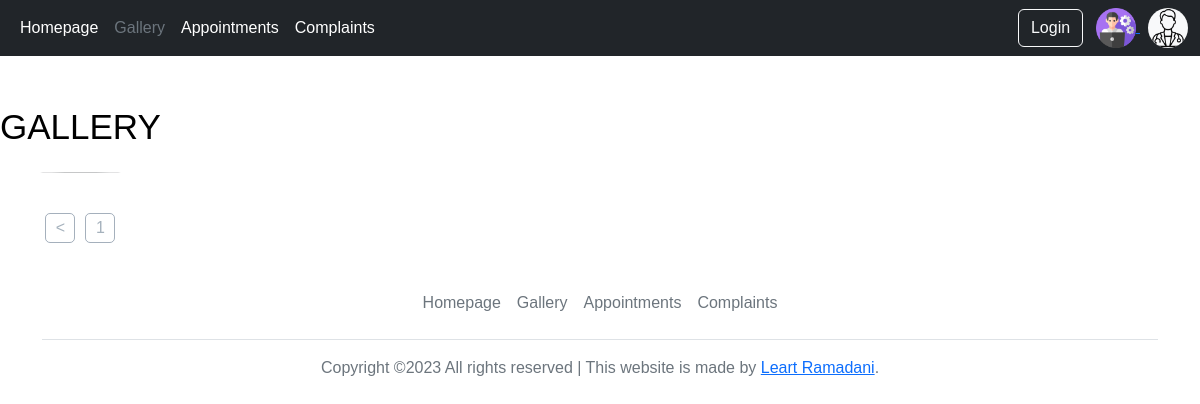
Before: /galeria.php?page=2 with the older database file.
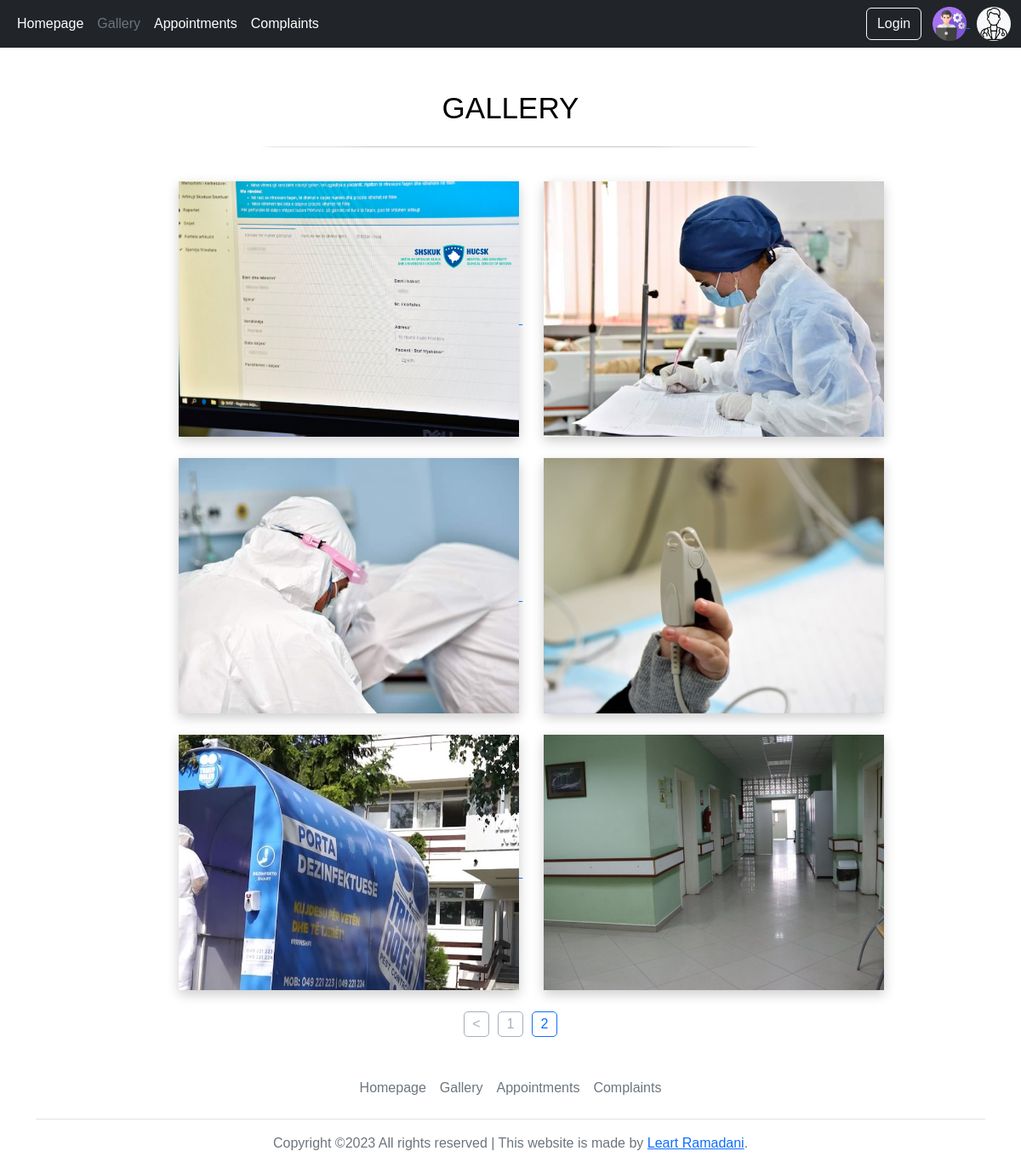
After: the same page with the newer database file.
### tables this page shows
CREATE TABLE `galeria` (
  `id` int(11) NOT NULL,
  `foto_src` varchar(200) NOT NULL
);

### galeria.php (the view, shortened to what this page needs)
<?php include('config.php'); ?>
<!DOCTYPE html>
<html lang="en">
<head>
    <link rel="stylesheet" href="./css/main.css">
    <link rel="stylesheet" href="./css/responsive.css">
    <link href="https://cdn.jsdelivr.net/npm/bootstrap@5.2.0-beta1/dist/css/bootstrap.min.css" rel="stylesheet">
    <link rel="stylesheet" href="../bootstrap-5.1.3-examples/sidebars/sidebars.css">
    <link rel="stylesheet" href="https://cdn.jsdelivr.net/npm/swiper/swiper-bundle.min.css" />
    <link rel='stylesheet' type='text/css' media='screen' href='./css/lightbox.min.css'>
</head>
<body>
    <nav class="navbar navbar-expand-md navbar-dark bg-dark" aria-label="Fourth navbar example">
        <div class="container-fluid">
            <div class="collapse navbar-collapse" id="navbarsExample04">
                <ul class="navbar-nav me-auto mb-2 mb-md-0">
                    <li class="nav-item">
                        <a href="index.php" class="nav-link active text-white" aria-current="page">Homepage</a>
                    </li>
                    <li class="nav-item">
                        <a href="galeria.php" class="nav-link text-secondary">Gallery</a>
                    </li>
                    <li class="nav-item">
                        <a href="./patientSide/rezervoTermin.php" class="nav-link  text-white">Appointments</a>
                    </li>
                    <li class="nav-item">
                        <a href="./patientSide/ankesat.php" class="nav-link text-white">Complaints</a>
                    </li>
                </ul>
            </div>
            <div class="loginBtn">
                <?php if (!isset($_SESSION['emri']) && !isset($_SESSION['mbiemri'])) { ?>
                    <a href="./patientSide/login.php"><button type="button" class="btn btn-outline-light me-2">Login</button></a>
                <?php } else { ?>
                    <a href="./patientSide/logout.php"><button type="button" class="btn btn-outline-warning me-2">Log out</button></a>
                <?php } ?>
                <a href="./admin/login.php">
                    <img src="./photos/admin-64px.png" alt="Admin" width="40px" title="Admin Side">
                </a>
                <a href="./doctorSide/login.php">
                    <img class="bg-light rounded-pill ms-2" src="./photos/doctor-64px.png" alt="Doctor Side" width="40px" title="Doctor Side">
                </a>
            </div>
        </div>
    </nav>
    <main>
        <?php
        $sql = "SELECT COUNT(*) as total FROM galeria";
        $prep = $con->prepare($sql);
        $prep->execute();
        $data = $prep->fetch();
        $totalImages = $data['total'];
        $totalPages = ceil($totalImages / 6);
        $currentPage = isset($_GET['page']) ? $_GET['page'] : 1;
        $startIndex = ($currentPage - 1) * 6;
        $query = "SELECT * FROM galeria LIMIT :startIndex, 6";
        $stmt = $con->prepare($query);
        $stmt->bindValue(':startIndex', $startIndex, PDO::PARAM_INT);
        $stmt->execute();
        $images = $stmt->fetchAll(PDO::FETCH_ASSOC);
        ?>
        <article id="doctors_art">
            <h1>Gallery</h1>
            <hr>
            <section id="gallery">
                <?php foreach ($images as $image) : ?>
                    <a href="./admin/uploads_gallery/<?= $image['foto_src'] ?>" data-lightbox="mygallery">
                        <img src="./admin/uploads_gallery/<?= $image['foto_src'] ?>">
                    </a>
                <?php endforeach; ?>
            </section>
            <div class="imagePagination">
                <?php
                $maxVisibleLinks = 5;
                $startPage = max(1, $currentPage - floor($maxVisibleLinks / 2));
                $endPage = min($startPage + $maxVisibleLinks - 1, $totalPages);
                if ($currentPage > 1) {
                    $previousPage = $currentPage - 1;
                    echo '<a href="?page=' . $previousPage . '" class="paginationLink"><</a>';
                }
                for ($i = $startPage; $i <= $endPage; $i++) {
                    $activePage = ($i == $currentPage) ? 'activePage' : '';
                    echo '<a class="paginationLink ' . $activePage . '" href="?page=' . $i . '">' . $i . '</a> ';
                }
                ?>
            </div>
    </main>
</body>
<div class="container">
    <footer class="py-3 my-4">
        <ul class="nav justify-content-center border-bottom pb-3 mb-3">
            <li class="nav-item"><a href="index.php" class="nav-link px-2 text-muted">Homepage</a></li>
            <li class="nav-item"><a href="galeria.php" class="nav-link px-2 text-muted">Gallery</a></li>
            <li class="nav-item"><a href="./patientSide/rezervoTermin.php" class="nav-link px-2 text-muted">Appointments</a></li>
            <li class="nav-item"><a href="./patientSide/ankesat.php" class="nav-link px-2 text-muted">Complaints</a></li>
        </ul>
        <p class="text-center text-muted"> Copyright ©2023 All rights reserved | This website is made by <a href="https://www.linkedin.com/in/leart-ramadani-47981125a?lipi=urn%3Ali%3Apage%3Ad_flagship3_profile_view_base_contact_details%3BVVrswlowTROepZqoqZDZkw%3D%3D">Leart Ramadani</a>.</p>
    </footer>
</div>
</html>

### css/main.css (style rules this page uses)
:root { --primary: #0D6EFD; --background: #081C15; --secondary: #40916C; --border: #74c69d; --focus: #95d5b2; --font-family: 'Roboto', sans-serif; --grey: #adb5bd; --darkGrey: #495057; }
* { font-family: Arial, Helvetica, sans-serif; }
body { overflow: auto !important; }
main { max-height: none !important; }
nav { z-index: 999 !important; }
.imagePagination { display: flex; flex-wrap: wrap; gap: 10px; }
.paginationLink { text-decoration: none; border: 1px solid rgba(119, 136, 153, 0.659); color: rgba(119, 136, 153, 0.659); border-radius: 5px; width: 30px; height: 30px; display: flex; justify-content: center; align-items: center; }
.activePage { border-color: #0D6EFD; color: #0D6EFD; }
.navbar { top: 0; position: sticky !important; }
#doctors_art>hr { width: 50%; margin-bottom: 40px; border-radius: 50%; }
#doctors_art { display: flex; flex-direction: column; text-align: center; align-items: center; margin-top: 50px; }
#doctors_art>h1 { font-size: 35px; color: black; font-weight: 400; text-transform: uppercase; }
#gallery { margin-left: 2%; }
#gallery>a>img { width: 400px; height: 300px; margin-left: 25px; margin-bottom: 25px; object-fit: cover; cursor: pointer; box-shadow: 0px 5px 13px rgba(0, 0, 0, .2); }

Changed rows visible on the page:
added galeria: foto_src (picture)
added galeria: foto_src (picture)
added galeria: foto_src (picture)
added galeria: foto_src (picture)
added galeria: foto_src (picture)
added galeria: foto_src (picture)
Other visible differences:
new list line: "2"
